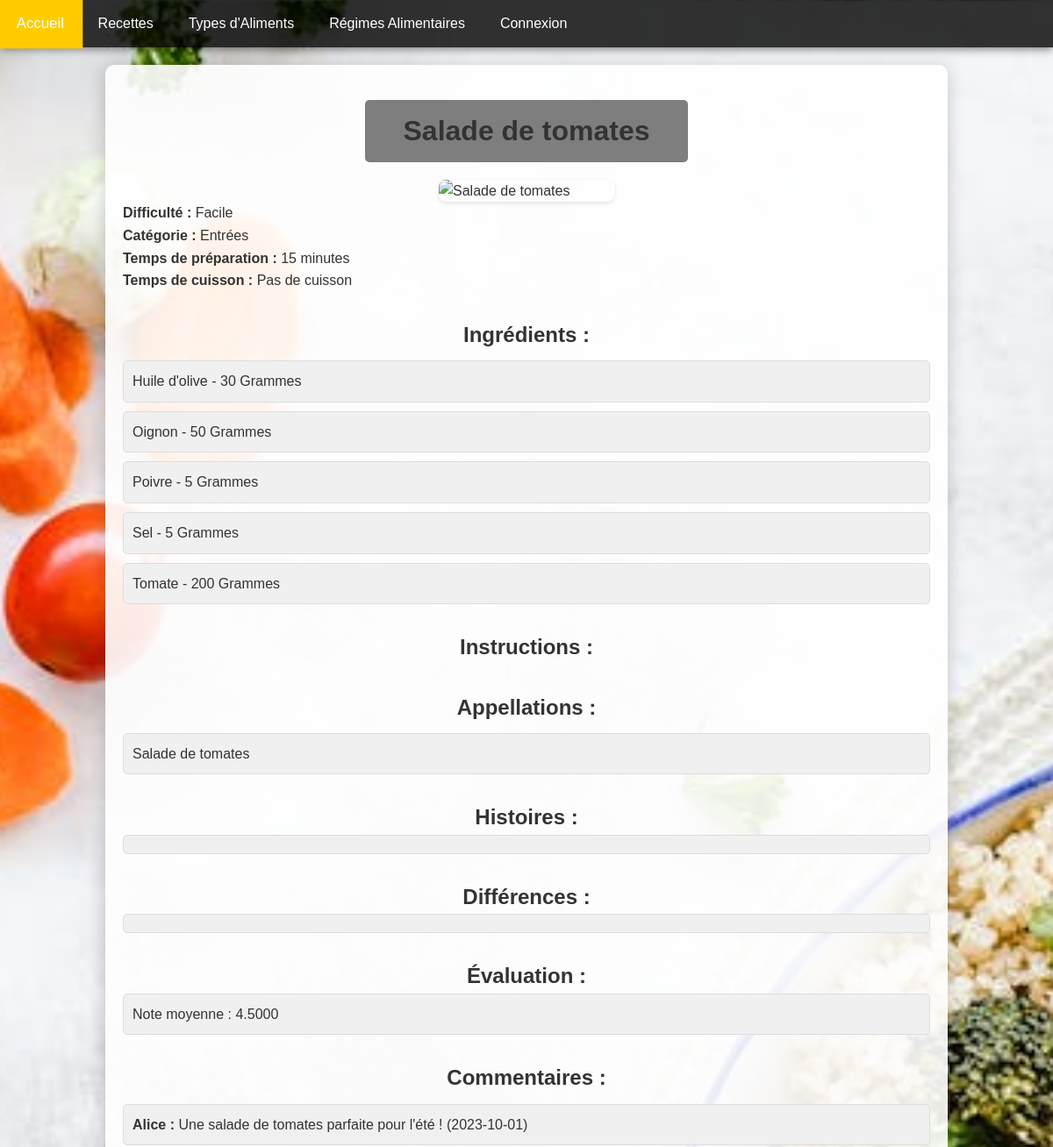
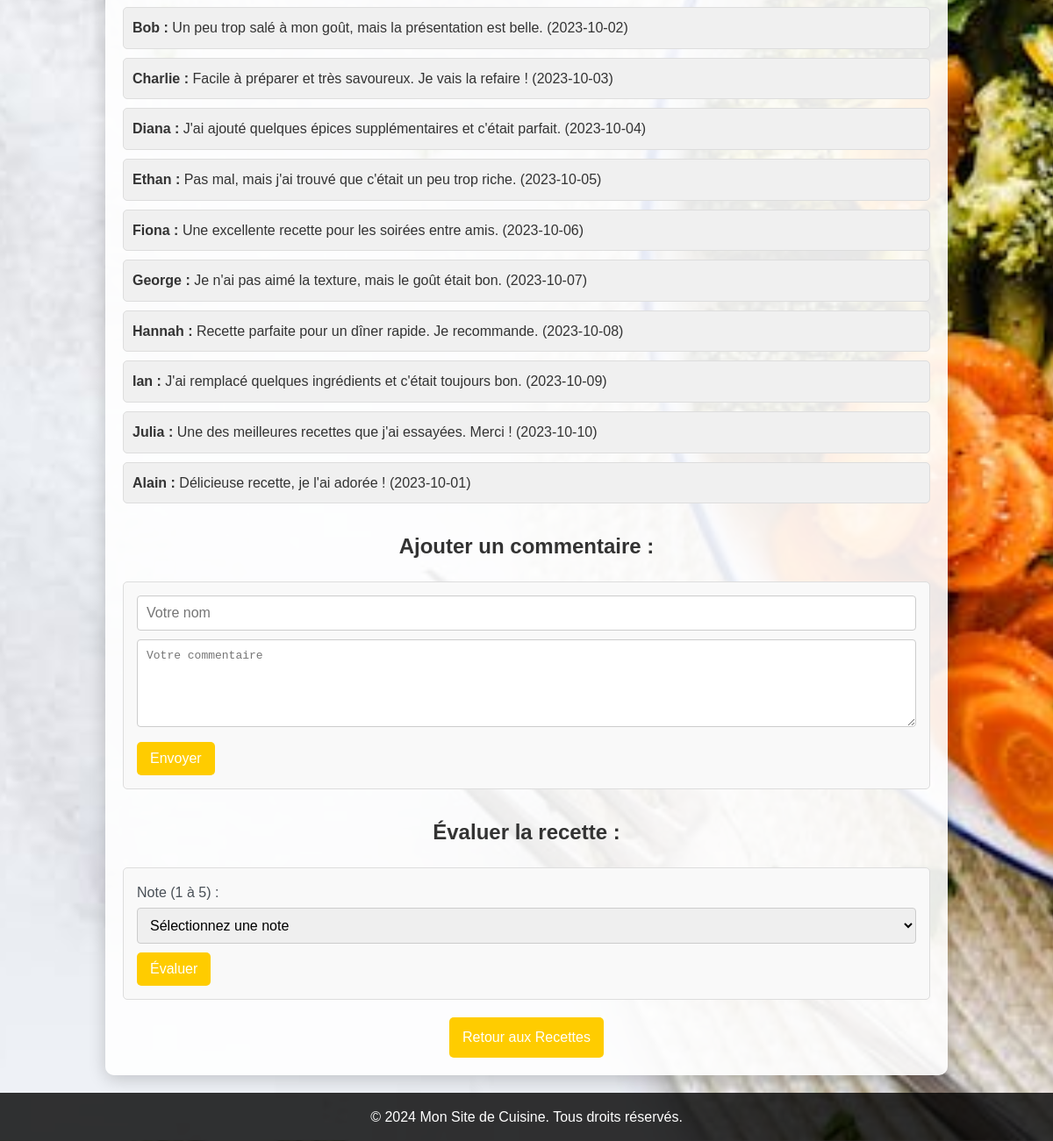
/mon_site_de_cuisine/recipe_detail.php?id=1, run on the app's committed database (2 pictures, top to bottom).
### tables this page shows
CREATE TABLE IF NOT EXISTS `recettes` (
  `id_recette` int NOT NULL AUTO_INCREMENT,
  `nom` varchar(50) NOT NULL,
  `id_difficulte` int NOT NULL,
  `id_utilisateur` int NOT NULL,
  `id_catg` int NOT NULL,
  PRIMARY KEY (`id_recette`),
  UNIQUE KEY `unique_nom_recette` (`nom`),
  KEY `id_difficulte` (`id_difficulte`),
  KEY `id_utilisateur` (`id_utilisateur`),
  KEY `fk_id_categorie` (`id_catg`)
);

CREATE TABLE IF NOT EXISTS `difficultes` (
  `id_difficulte` int NOT NULL AUTO_INCREMENT,
  `nom` varchar(50) DEFAULT NULL,
  PRIMARY KEY (`id_difficulte`),
  UNIQUE KEY `unique_nom_difficulte` (`nom`)
);

CREATE TABLE IF NOT EXISTS `categories` (
  `id_catg` int NOT NULL AUTO_INCREMENT,
  `nom` varchar(50) NOT NULL,
  PRIMARY KEY (`id_catg`),
  UNIQUE KEY `unique_nom_cat` (`nom`)
);

CREATE TABLE IF NOT EXISTS `commentaires` (
  `id_com` int NOT NULL AUTO_INCREMENT,
  `nom` varchar(50) NOT NULL,
  `text_commentaire` text NOT NULL,
  `date_com` varchar(50) NOT NULL,
  `id_recette` int NOT NULL,
  `id_utilisateur` int NOT NULL,
  PRIMARY KEY (`id_com`),
  KEY `id_recette` (`id_recette`),
  KEY `id_utilisateur` (`id_utilisateur`)
);

### mon_site_de_cuisine/recipe_detail.php (the view, shortened to what this page needs)
<?php
$host = 'localhost';
$dbname = 'recette_melanie';
$username = 'root';
$password = '';
try {
    $pdo = new PDO("mysql:host=$host;dbname=$dbname;charset=utf8mb4", $username, $password);
    $pdo->setAttribute(PDO::ATTR_ERRMODE, PDO::ERRMODE_EXCEPTION);
} catch (PDOException $e) {
    echo "Erreur de connexion: " . htmlspecialchars($e->getMessage());
    exit;
}
if (isset($_GET['search'])) {
    $searchTerm = $_GET['search'];
    $query = "
        SELECT r.*,
            d.nom AS difficulte,
            c.nom AS categorie,
            tp.temps_preparation AS temps_preparation,
            tp.temps_cuisson AS temps_cuisson,
            p.chemin AS photo_chemin,
            GROUP_CONCAT(DISTINCT CONCAT(i.nom, ' - ', ir.quantite, ' ', uq.nom) SEPARATOR ', ') AS ingredients,
            GROUP_CONCAT(DISTINCT CONCAT(ins.ordre, '. ', ins.description) ORDER BY ins.ordre SEPARATOR '<br>') AS instructions,
            AVG(e.note) AS note_moyenne,
            COUNT(cmt.id_com) AS nombre_commentaires,
            GROUP_CONCAT(DISTINCT a.nom_local SEPARATOR ', ') AS appellations,
            GROUP_CONCAT(DISTINCT a.histoire SEPARATOR '<br>') AS histoires,
            GROUP_CONCAT(DISTINCT a.differences SEPARATOR '<br>') AS differences
        FROM recettes r
        LEFT JOIN difficultes d ON r.id_difficulte = d.id_difficulte
        LEFT JOIN categories c ON r.id_catg = c.id_catg
        LEFT JOIN temps_preparation tp ON r.id_recette = tp.id_recette
        LEFT JOIN photos p ON r.id_recette = p.id_recette
        LEFT JOIN ingredients_recettes ir ON r.id_recette = ir.id_recette
        LEFT JOIN ingredients i ON ir.id_ingredient = i.id_ingredient
        LEFT JOIN unites_quantites uq ON ir.id_quantite = uq.id_quantite
        LEFT JOIN instructions ins ON r.id_recette = ins.id_recette
        LEFT JOIN evaluations e ON r.id_recette = e.id_recette
        LEFT JOIN commentaires cmt ON r.id_recette = cmt.id_recette
        LEFT JOIN appellations a ON r.id_recette = a.id_recette
        WHERE r.nom LIKE :searchTerm
        GROUP BY r.id_recette
        LIMIT 1";
    $stmt = $pdo->prepare($query);
    $stmt->bindValue(':searchTerm', '%' . $searchTerm . '%', PDO::PARAM_STR);
    $stmt->execute();
    $recette = $stmt->fetch(PDO::FETCH_ASSOC);
    if (!$recette) {
        echo "Recette introuvable.";
        exit;
    }
} elseif (isset($_GET['id'])) {
    $recette_id = $_GET['id'];
    $query = "
        SELECT r.*,
            d.nom AS difficulte,
            c.nom AS categorie,
            tp.temps_preparation AS temps_preparation,
            tp.temps_cuisson AS temps_cuisson,
            p.chemin AS photo_chemin,
            GROUP_CONCAT(DISTINCT CONCAT(i.nom, ' - ', ir.quantite, ' ', uq.nom) SEPARATOR ', ') AS ingredients,
            GROUP_CONCAT(DISTINCT CONCAT(ins.ordre, '. ', ins.description) ORDER BY ins.ordre SEPARATOR '<br>') AS instructions,
            AVG(e.note) AS note_moyenne,
            COUNT(cmt.id_com) AS nombre_commentaires,
            GROUP_CONCAT(DISTINCT a.nom_local SEPARATOR ', ') AS appellations,
            GROUP_CONCAT(DISTINCT a.histoire SEPARATOR '<br>') AS histoires,
            GROUP_CONCAT(DISTINCT a.differences SEPARATOR '<br>') AS differences
        FROM recettes r
        LEFT JOIN difficultes d ON r.id_difficulte = d.id_difficulte
        LEFT JOIN categories c ON r.id_catg = c.id_catg
        LEFT JOIN temps_preparation tp ON r.id_recette = tp.id_recette
        LEFT JOIN photos p ON r.id_recette = p.id_recette
        LEFT JOIN ingredients_recettes ir ON r.id_recette = ir.id_recette
        LEFT JOIN ingredients i ON ir.id_ingredient = i.id_ingredient
        LEFT JOIN unites_quantites uq ON ir.id_quantite = uq.id_quantite
        LEFT JOIN instructions ins ON r.id_recette = ins.id_recette
        LEFT JOIN evaluations e ON r.id_recette = e.id_recette
        LEFT JOIN commentaires cmt ON r.id_recette = cmt.id_recette
        LEFT JOIN appellations a ON r.id_recette = a.id_recette
        WHERE r.id_recette = :id_recette
        GROUP BY r.id_recette
    ";
    $stmt = $pdo->prepare($query);
    $stmt->bindParam(':id_recette', $recette_id, PDO::PARAM_INT);
    $stmt->execute();
    $recette = $stmt->fetch(PDO::FETCH_ASSOC);
} else {
    echo "Aucune recette spécifiée.";
    exit;
}
?>
<!DOCTYPE html>
<html lang="fr">
<head>
    <link rel="stylesheet" href="css/style.css">
</head>
<body>
    <nav class="main-nav">
        <ul>
            <li><a href="index.php">Accueil</a></li>
            <li><a href="recettes.php">Recettes</a></li>
            <li><a href="types_aliments.php">Types d'Aliments</a>
            </li>
            <li><a href="regimes.php">Régimes Alimentaires</a>
            </li>
            <li><a href="#">Connexion</a>
            </li>
        </ul>
    </nav>
    <div class="recipe-details">
        <h2 class="recipe-title"><?php echo htmlspecialchars($recette['nom']); ?></h2>
        <img class="recipe-image" src="<?php echo htmlspecialchars($recette['photo_chemin']); ?>" alt="<?php echo htmlspecialchars($recette['nom']); ?>" width="200">
        <p><strong>Difficulté :</strong> <?php echo htmlspecialchars($recette['difficulte']); ?></p>
        <p><strong>Catégorie :</strong> <?php echo htmlspecialchars($recette['categorie']); ?></p>
        <p><strong>Temps de préparation :</strong> <?php echo isset($recette['temps_preparation']) && $recette['temps_preparation'] !== '' ? htmlspecialchars($recette['temps_preparation']) . ' minutes' : 'Non spécifié'; ?></p>
        <p><strong>Temps de cuisson :</strong> <?php echo isset($recette['temps_cuisson']) && $recette['temps_cuisson'] > 0 ? htmlspecialchars($recette['temps_cuisson']) . ' minutes' : 'Pas de cuisson'; ?></p>
        <h3 class="section-title">Ingrédients :</h3>
        <ul class="ingredient-list">
            <?php
            $ingredients = explode(', ', $recette['ingredients']);
            foreach ($ingredients as $ingredient): ?>
                <li><?php echo htmlspecialchars($ingredient); ?></li>
            <?php endforeach; ?>
        </ul>
        <h3 class="section-title">Instructions :</h3>
        <h3 class="section-title">Appellations :</h3>
        <ul class="ingredient-list">
            <?php
            $appellations = explode(', ', $recette['appellations']);
            foreach ($appellations as $appellation): ?>
                <li><?php echo htmlspecialchars($appellation); ?></li>
            <?php endforeach; ?>
        </ul>
        <h3 class="section-title">Histoires :</h3>
        <p class="para">
        </p>
        <h3 class="section-title">Différences :</h3>
        <p class="para">
        </p>
        <h3 class="section-title">Évaluation :</h3>
        <p class="para">Note moyenne : <?php echo isset($recette['note_moyenne']) ? htmlspecialchars($recette['note_moyenne']) : 'Aucune évaluation'; ?></p>
        <h3 class="section-title">Commentaires :</h3>
        <ul class="ingredient-list">
            <?php if ($recette['nombre_commentaires'] > 0): ?>
                <?php
                $commentairesQuery = "SELECT nom, text_commentaire, date_com FROM commentaires WHERE id_recette = :id_recette";
                $stmtCommentaires = $pdo->prepare($commentairesQuery);
                $stmtCommentaires->bindParam(':id_recette', $recette_id, PDO::PARAM_INT);
                $stmtCommentaires->execute();
                $commentaires = $stmtCommentaires->fetchAll(PDO::FETCH_ASSOC);
                foreach ($commentaires as $commentaire): ?>
                    <li>
                        <strong><?php echo htmlspecialchars($commentaire['nom']); ?> :</strong>
                        <?php echo htmlspecialchars($commentaire['text_commentaire']); ?>
                        (<?php echo htmlspecialchars($commentaire['date_com']); ?>)
                    </li>
                <?php endforeach; ?>
            <?php else: ?>
                <li>Aucun commentaire trouvé.</li>
            <?php endif; ?>
        </ul>
        <h3 class="section-title">Ajouter un commentaire :</h3>
        <form action="" method="post">
            <input type="text" name="nom" placeholder="Votre nom" required>
            <textarea name="text_commentaire" placeholder="Votre commentaire" required></textarea>
            <button type="submit">Envoyer</button>
        </form>
        <h3 class="section-title">Évaluer la recette :</h3>
        <form action="" method="post">
            <label for="note">Note (1 à 5) :</label>
            <select name="note" id="note" required>
                <option value="">Sélectionnez une note</option>
            </select>
            <button type="submit">Évaluer</button>
        </form>
        <div style="text-align: center; margin-top: 20px;">
            <a href="recettes.php" class="back-button">Retour aux Recettes</a>
        </div>
    </div>
    <footer>
        <p>&copy; 2024 Mon Site de Cuisine. Tous droits réservés.</p>
    </footer>
</body>
</html>

### mon_site_de_cuisine/css/style.css (style rules this page uses)
* { box-sizing: border-box; margin: 0; padding: 0; }
body { display: flex; flex-direction: column; justify-content: center; align-items: center; min-height: 100vh; margin: 0; font-family: "Arial", sans-serif; background-image: url("../images/image_fond_ecran.jpeg"); background-size: cover; background-position: center; color: #333; line-height: 1.6; }
.main-nav { width: 100%; background-color: rgba(0, 0, 0, 0.8); z-index: 1000; box-shadow: 0 2px 10px rgba(0, 0, 0, 0.5); }
.main-nav ul { list-style-type: none; margin: 0; padding: 0; }
.main-nav ul li { float: left; position: relative; }
.main-nav ul li a { display: block; color: white; text-align: center; padding: 14px 20px; text-decoration: none; transition: background-color 0.3s, transform 0.3s; }
h2 { width: 40%; margin-top: 40px; margin-left: auto; margin-right: auto; text-align: center; font-size: 2em; color: white; background-color: rgba(0, 0, 0, 0.5); padding: 10px; border-radius: 5px; }
footer { background-color: rgba(0, 0, 0, 0.8); text-align: center; padding: 15px; margin-top: auto; width: 100%; }
footer p { margin: 0; color: #fff; font-size: 1em; }
label { display: block; margin-bottom: 5px; color: #495057; }
input[type="text"], input[type="password"] { width: 100%; padding: 10px; border: 1px solid #ccc; border-radius: 5px; transition: border-color 0.3s; }

### mon_site_de_cuisine/recipe_detail.php (style rules this page uses)
.recipe-details { width: 80%; background-color: rgba(255, 255, 255, 0.9); border-radius: 10px; padding: 20px; margin: 20px auto; box-shadow: 0 4px 20px rgba(0, 0, 0, 0.2); }
.recipe-title { text-align: center; font-size: 2em; color: #333; margin-bottom: 20px; margin-top: 20px; }
.recipe-image { border-radius: 8px; box-shadow: 0 2px 5px rgba(0, 0, 0, 0.1); display: block; margin: 0 auto; }
.section-title { text-align: center; font-size: 1.5em; color: #555; margin-top: 20px; }
.ingredient-list, .instruction-list { list-style-type: none; padding: 0; }
.ingredient-list li, .instruction-list li, .para { background-color: #f0f0f0; border: 1px solid #ddd; border-radius: 5px; padding: 10px; margin-bottom: 10px; }
.back-button { display: inline-block; background-color: #ffcc00; color: white; padding: 10px 15px; border-radius: 5px; text-decoration: none; font-size: 1em; transition: background-color 0.3s; }
form { background-color: #f9f9f9; border: 1px solid #ddd; border-radius: 5px; padding: 15px; margin-top: 20px; }
form input[type="text"], form textarea, form select { width: 100%; padding: 10px; margin-bottom: 10px; border: 1px solid #ccc; border-radius: 4px; font-size: 1em; }
form textarea { height: 100px; }
form button { background-color: #ffcc00; color: white; padding: 10px 15px; border: none; border-radius: 5px; cursor: pointer; font-size: 1em; transition: background-color 0.3s; }
h3.section-title { margin-top: 30px; color: #333; }
.ingredient-list { margin-top: 10px; }
.ingredient-list li { background-color: #f0f0f0; border: 1px solid #ddd; border-radius: 5px; padding: 10px; margin-bottom: 10px; }

### data on the page
recettes: nom "Salade de tomates", id_difficulte.nom "Facile", id_catg.nom "Entrées", appellation "Salade de tomates"
commentaires: nom "Alice", text_commentaire "Une salade de tomates parfaite pour l'été !", date_com "2023-10-01"
commentaires: nom "Bob", text_commentaire "Un peu trop salé à mon goût, mais la présentation est belle.", date_com "2023-10-02"
commentaires: nom "Charlie", text_commentaire "Facile à préparer et très savoureux. Je vais la refaire !", date_com "2023-10-03"
commentaires: nom "Diana", text_commentaire "J'ai ajouté quelques épices supplémentaires et c'était parfait.", date_com "2023-10-04"
commentaires: nom "Ethan", text_commentaire "Pas mal, mais j'ai trouvé que c'était un peu trop riche.", date_com "2023-10-05"
commentaires: nom "Fiona", text_commentaire "Une excellente recette pour les soirées entre amis.", date_com "2023-10-06"
commentaires: nom "George", text_commentaire "Je n'ai pas aimé la texture, mais le goût était bon.", date_com "2023-10-07"
commentaires: nom "Hannah", text_commentaire "Recette parfaite pour un dîner rapide. Je recommande.", date_com "2023-10-08"
commentaires: nom "Ian", text_commentaire "J'ai remplacé quelques ingrédients et c'était toujours bon.", date_com "2023-10-09"
commentaires: nom "Julia", text_commentaire "Une des meilleures recettes que j'ai essayées. Merci !", date_com "2023-10-10"
commentaires: nom "Alain", text_commentaire "Délicieuse recette, je l'ai adorée !", date_com "2023-10-01"

### other printed values
$recette['temps_preparation'] "15"
$ingredient "Huile d'olive - 30 Grammes"
$ingredient "Oignon - 50 Grammes"
$ingredient "Poivre - 5 Grammes"
$ingredient "Sel - 5 Grammes"
$ingredient "Tomate - 200 Grammes"
$recette['note_moyenne'] "4.5000"
